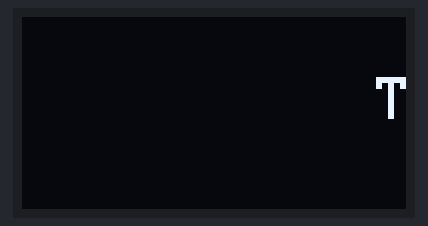
Simulated run of this sketch. Board: ESP32. Shown: 128×64 one-colour display.

Above: at 0.51 s.
At 5.1 s:
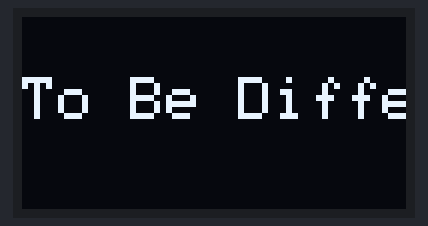
At 9.69 s:
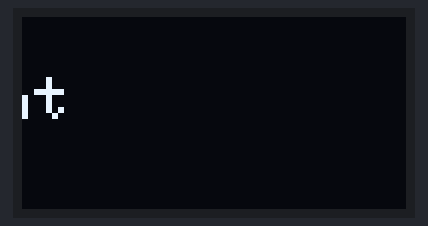
At 19.28 s:
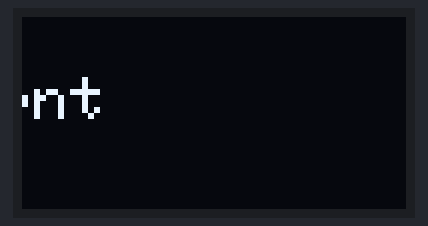
At 28.93 s:
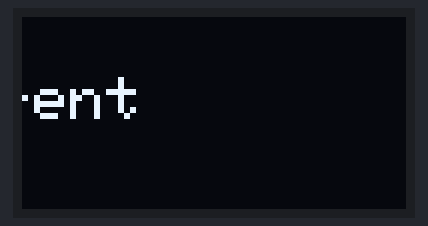
At 39.5 s:
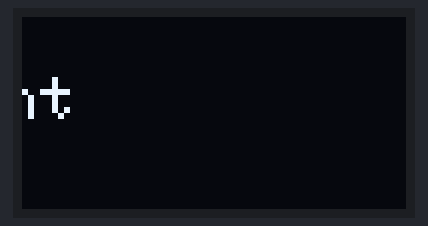

The sketch:

Module02_GC9A01.ino
```cpp
/*
  ========================================================================
  FILE NAME:    Module02_TextScroll.ino
  MODULE:       Module 02 - GC9A01 / OLED 4-Pin Display Text Scroll Test
  TARGET BOARD: ESP32 DevKit V1
  ========================================================================

  [ របៀបតខ្សែ / WIRING DIAGRAM ]
  - VCC -> ESP32 3.3V
  - GND -> ESP32 GND
  - SCK -> ESP32 GPIO 22 (D22)
  - SDA -> ESP32 GPIO 21 (D21)
  ========================================================================
*/

#include <Wire.h>
#include <Adafruit_GFX.h>
#include <Adafruit_SSD1306.h>

#define SCREEN_WIDTH 128
#define SCREEN_HEIGHT 64  // ប្រសិនបើអេក្រង់ធំជាងនេះ អាចដូរជា 128 ឬ 240
#define OLED_RESET    -1

Adafruit_SSD1306 display(SCREEN_WIDTH, SCREEN_HEIGHT, &Wire, OLED_RESET);

// កំណត់ពាក្យដែលត្រូវរត់
String scrollText = "Try To Be Different";
int xPos = SCREEN_WIDTH; // ចាប់ផ្តើមចេញពីគែមខាងស្តាំបង្អស់

void setup() {
  Wire.begin(21, 22); // SDA = GPIO 21, SCL = GPIO 22

  // 0x3C គឺជា I2C Address ស្ដង់ដារ
  if(!display.begin(SSD1306_SWITCHCAPVCC, 0x3C)) {
    for(;;); // ប្រសិនបើមិនឃើញអេក្រង់ វានឹងឈប់ត្រឹមនេះ
  }

  display.clearDisplay();
  display.setTextWrap(false); // បិទការចុះបន្ទាត់ស្វ័យប្រវត្តិ ដើម្បីឱ្យអក្សររត់ជាបន្ទាត់ត្រង់
}

void loop() {
  display.clearDisplay(); // លុបរូបចាស់ចេញមុននឹងគូរអក្សរនៅតំណែងថ្មី

  // កំណត់ទំហំ និងពណ៌អក្សរ
  display.setTextSize(2);
  display.setTextColor(SSD1306_WHITE);

  // កំណត់ទីតាំងអក្សរ (X, Y)
  display.setCursor(xPos, 20);
  display.print(scrollText);
  display.display();

  // រំកិលអក្សរទៅខាងឆ្វេង ២ pixel រៀងរាល់ជុំ
  xPos -= 2;

  // ប្រសិនបើអក្សររត់ផុតអេក្រង់ខាងឆ្វេង ឱ្យវាចាប់ផ្តើមសារថ្មីពីខាងស្តាំ
  // (ទំហំអក្សរ Size 2 មានប្រវែងប្រហែល 12 Pixel ក្នុងមួយតួអក្សរ)
  int textWidth = scrollText.length() * 12;
  if (xPos < -textWidth) {
    xPos = SCREEN_WIDTH;
  }

  delay(30); // សម្រួលល្បឿនរត់ (ទាបជាងនេះរត់លឿន ខ្ពស់ជាងនេះរត់យឺត)
}
```
